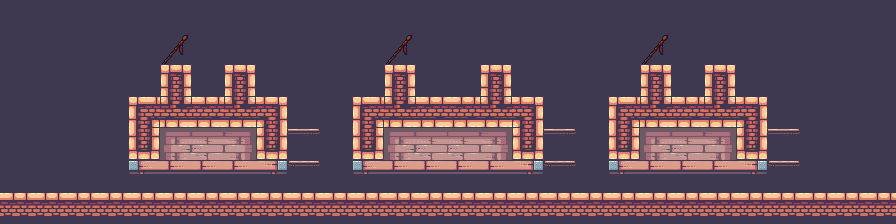

The image is a tile-based game level rendered from a .tmx file. Its description and source (layers, tilesets, objects; grid data summarised) follow:
An orthogonal 28x7 tile map with 32x32 px tiles, 4 tile layers (background, walls, floors, decorations), 3 tilesets and 39 objects (spawn, 20_garden, 22_wall).

<map version="1.5" tiledversion="1.5.0" orientation="orthogonal" renderorder="right-down" width="28" height="7" tilewidth="32" tileheight="32" infinite="0" nextlayerid="11" nextobjectid="87">
 <tileset firstgid="1" source="terrain.tsx" />
 <tileset firstgid="248" source="decorations.tsx" />
 <tileset firstgid="290" source="outdoor.tsx" />
 <layer id="1" name="background" width="28" height="7">
  <data>[196 cells, 140 non-empty, 4 distinct tile ids]</data>
 </layer>
 <layer id="2" name="walls" width="28" height="7">
  <data>[196 cells, 56 non-empty, 7 distinct tile ids]</data>
 </layer>
 <layer id="3" name="floors" width="28" height="7">
  <data>[196 cells, 72 non-empty, 11 distinct tile ids]</data>
 </layer>
 <layer id="4" name="decorations" width="28" height="7">
  <data>[196 cells, 3 non-empty, 1 distinct tile ids]</data>
 </layer>
 <objectgroup id="5" name="spawn">
  <object id="40" name="spawn" x="813.927" y="142.443" width="78" height="58" />
 </objectgroup>
 <objectgroup id="6" name="boxes">
  <object id="1" x="672.321" y="79.5582" width="22" height="16" />
  <object id="2" x="416.994" y="79.5582" width="22" height="16" />
  <object id="3" x="192.894" y="79.5582" width="22" height="16" />
 </objectgroup>
 <objectgroup id="7" name="bombs" />
 <objectgroup id="8" name="doors" />
 <objectgroup id="10" name="invisible_doors">
  <object id="4" type="20_garden" x="890" y="160" width="1" height="32" />
  <object id="5" type="22_wall" x="5" y="160" width="1" height="32" />
 </objectgroup>
 <objectgroup id="9" name="enemies">
  <object id="37" x="195.322" y="65.5156">
   <point />
  </object>
  <object id="38" x="437.179" y="64.9033">
   <point />
  </object>
  <object id="39" x="676.586" y="66.1278">
   <point />
  </object>
  <object id="57" x="644.747" y="130.419">
   <point />
  </object>
  <object id="58" x="649.033" y="129.807">
   <point />
  </object>
  <object id="59" x="655.156" y="128.582">
   <point />
  </object>
  <object id="60" x="659.442" y="129.194">
   <point />
  </object>
  <object id="61" x="662.503" y="129.194">
   <point />
  </object>
  <object id="62" x="667.401" y="129.194">
   <point />
  </object>
  <object id="63" x="672.3" y="129.194">
   <point />
  </object>
  <object id="64" x="679.647" y="129.194">
   <point />
  </object>
  <object id="65" x="684.546" y="129.194">
   <point />
  </object>
  <object id="66" x="687.607" y="129.194">
   <point />
  </object>
  <object id="67" x="391.869" y="130.419">
   <point />
  </object>
  <object id="68" x="395.542" y="130.419">
   <point />
  </object>
  <object id="69" x="398.604" y="129.807">
   <point />
  </object>
  <object id="70" x="405.952" y="129.807">
   <point />
  </object>
  <object id="71" x="409.013" y="129.807">
   <point />
  </object>
  <object id="72" x="416.361" y="129.807">
   <point />
  </object>
  <object id="73" x="423.096" y="129.194">
   <point />
  </object>
  <object id="74" x="426.77" y="129.194">
   <point />
  </object>
  <object id="75" x="430.443" y="129.194">
   <point />
  </object>
  <object id="76" x="433.505" y="129.807">
   <point />
  </object>
  <object id="77" x="164.095" y="130.419">
   <point />
  </object>
  <object id="78" x="169.606" y="130.419">
   <point />
  </object>
  <object id="79" x="173.892" y="129.807">
   <point />
  </object>
  <object id="80" x="178.79" y="129.807">
   <point />
  </object>
  <object id="81" x="181.852" y="129.807">
   <point />
  </object>
  <object id="82" x="187.362" y="129.194">
   <point />
  </object>
  <object id="83" x="190.424" y="129.194">
   <point />
  </object>
  <object id="84" x="193.485" y="129.194">
   <point />
  </object>
  <object id="85" x="197.159" y="129.194">
   <point />
  </object>
  <object id="86" x="200.22" y="129.194">
   <point />
  </object>
 </objectgroup>
</map>
